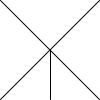
Frame 1 (no input)
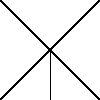
Frame 60 (the mouse pressed at the canvas centre just before this capture)
Frame 120 (the mouse held since frame 60 and released just before this capture): identical to frame 60, image omitted

The Processing sketch that drew these frames (run headless with seeded random() and noise(); from frame 60 on, the mouse is pressed at the canvas centre):

// Processing sketch: onelinepractice_251102a
// ── onelinepractice_251102a.pde
void setup(){
//size(700,700);
  background(#ffffff);







}

void draw(){
 line (0,0,99,99);
   line(0,99,99,0);
     line (50,50,50,99);









}
